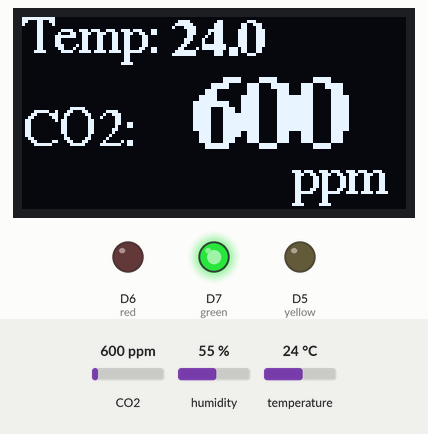
Recording of a sketch running on a simulated ESP8266 (NodeMCU). On the bench: 128×64 one-colour display, output pins drawn as LEDs (lit = HIGH). The inputs (shaded band) are chosen by the test bench; at power-on: CO2 600 ppm, temperature 24 °C, humidity 55 %. What the sketch prints to the serial monitor is not drawn.

Above: at 6.2 s.
6.3 s: CO2 set to 958 ppm
At 7.5 s:
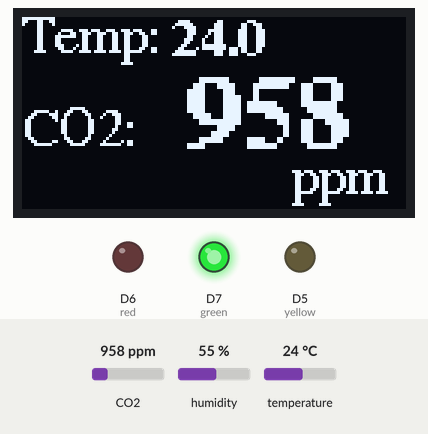
8.1 s: CO2 set to 1021 ppm
At 9.4 s:
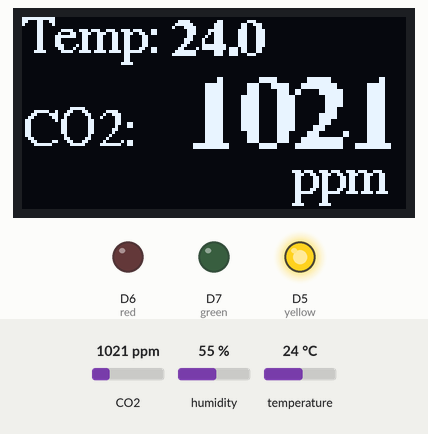
9.7 s: CO2 set to 1978 ppm
At 11.0 s:
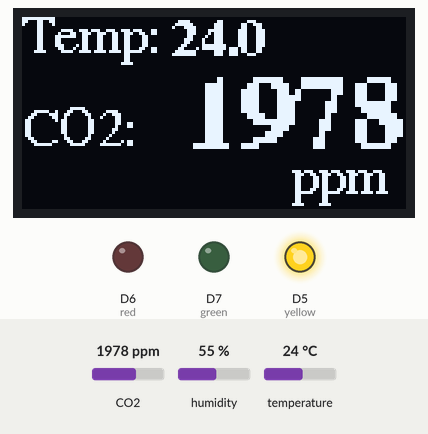
11.3 s: CO2 set to 2030 ppm
At 12.0 s:
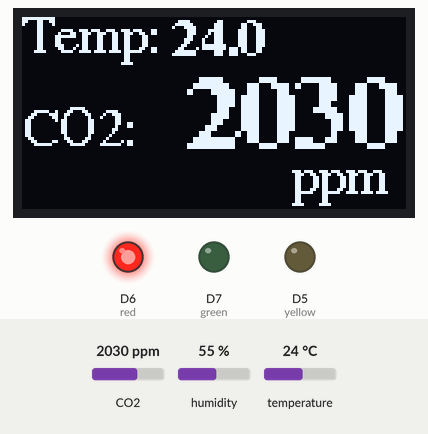
12.9 s: temperature set to 12 °C
At 13.9 s:
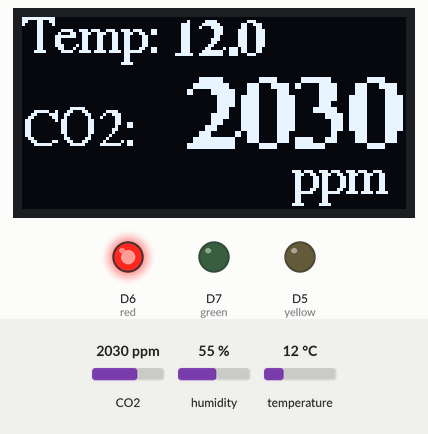
Timing chart, 0 to 15.5 s (numbered marks = the images above; inputs shaded):
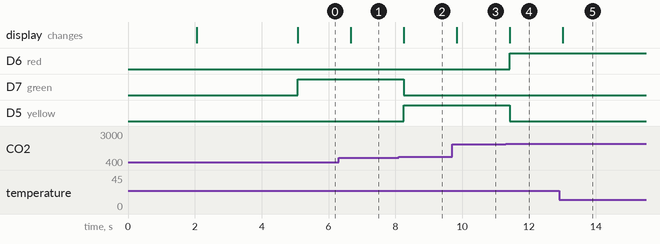

Measured:
- the behaviour switches between 999 and 1000 ppm on CO2 (found by bisection; images 1 and 2)
- the behaviour switches between 1999 and 2000 ppm on CO2 (found by bisection; images 3 and 4)
- after the input at 6.3 s, the display: changes after 0.37 s (image 1)
- after the input at 8.1 s, D7 (green): HIGH → LOW after 0.15 s; D5 (yellow): LOW → HIGH after 0.15 s; the display: changes after 0.15 s (image 2)
- after the input at 9.7 s, the display: changes after 0.14 s (image 3)
- after the input at 11.3 s, D6 (red): LOW → HIGH after 0.12 s; D5 (yellow): HIGH → LOW after 0.12 s; the display: changes after 0.12 s (image 4)
- after the input at 12.9 s, the display: changes after 0.11 s (image 5)

The sketch:

main.ino
```cpp
// CO2 Measurment using ESP8266, SDC30 NDIR sensor, LED traffic light and SSD1306 0.96" OLED display
// Pinout traffic light: red->D6, yellow->D5, green->D7, display + sensor i2c -> D1 + D2
// Author: Martin Hocquel - 0verflow.de
// Version: 0.1 (13.12.2020)
// Thresholds: green (< 1000), yellow (>=1000<2000), red (>=2000)
#include <Wire.h>
#include <Adafruit_GFX.h>
#include <Adafruit_SSD1306.h>
#include <Fonts/FreeSerif9pt7b.h>
#include <Fonts/FreeSerifBold9pt7b.h>
#include "SparkFun_SCD30_Arduino_Library.h"
#define SCREEN_WIDTH 128
#define SCREEN_HEIGHT  64

const int red =  D6;
const int yellow =  D5;
const int green =  D7;

SCD30 airSensor;
Adafruit_SSD1306 display(SCREEN_WIDTH, SCREEN_HEIGHT, &Wire, -1);

void setup() {
  // Init LED traffic light
  pinMode(red, OUTPUT);
  pinMode(yellow, OUTPUT);
  pinMode(green, OUTPUT);
  Serial.begin(115200);
  Wire.begin();
  if (!display.begin(SSD1306_SWITCHCAPVCC, 0x3C)) {
    Serial.println("SSD1306 allocation failed");
    for (;;);
  }
  delay(2000);
  display.clearDisplay();
  display.setTextColor(WHITE);
  display.setTextSize(1);
  display.setFont(&FreeSerif9pt7b);
  display.setCursor(0, 11);
  display.println("Maren Hans");
  display.setCursor(135, 20);
  display.print("Init sensor...");
  display.display();
  if (airSensor.begin() == false)
    {
      Serial.println("Air sensor not detected. Please check wiring. Freezing...");
      while (1);
    }
  delay(3000);
}
void updateData() {
  display.clearDisplay();
  display.setTextColor(WHITE);
  display.setTextSize(1);
  display.setFont(&FreeSerif9pt7b);
  display.setCursor(0, 11);
  display.println("Temp:");
  display.setCursor(50, 12);
  display.setFont(&FreeSerifBold9pt7b);
  display.println(airSensor.getTemperature(),1);
  display.setFont(&FreeSerif9pt7b);
  display.setCursor(135, 20);
  display.print("CO2:");
  display.setCursor(55, 42);
  display.setFont(&FreeSerifBold9pt7b);
  display.setTextSize(2);
  display.print(airSensor.getCO2()); //CO2 value
  display.setFont(&FreeSerif9pt7b);
  display.setTextSize(1);
  display.setCursor(90, 58);
  display.print("ppm");
  display.display();
  if (airSensor.getCO2() < 1000) {
    digitalWrite(green, HIGH);
    digitalWrite(yellow, LOW);
    digitalWrite(red, LOW);
  }
  else if (airSensor.getCO2() < 2000) {
    digitalWrite(green, LOW);
    digitalWrite(yellow, HIGH);
    digitalWrite(red, LOW);
  }
  else {
    digitalWrite(green, LOW);
    digitalWrite(yellow, LOW);
    digitalWrite(red, HIGH);
  }
}

void loop() {
if (airSensor.dataAvailable())
  {
    Serial.print("co2(ppm):");
    Serial.print(airSensor.getCO2());
    Serial.print(" temp(C):");
    Serial.print(airSensor.getTemperature(), 1);
    Serial.print(" humidity(%):");
    Serial.print(airSensor.getHumidity(), 1);
    Serial.println();;
    updateData();
  }
  else
    Serial.println("Requesting data");
  delay(500);
}
```
